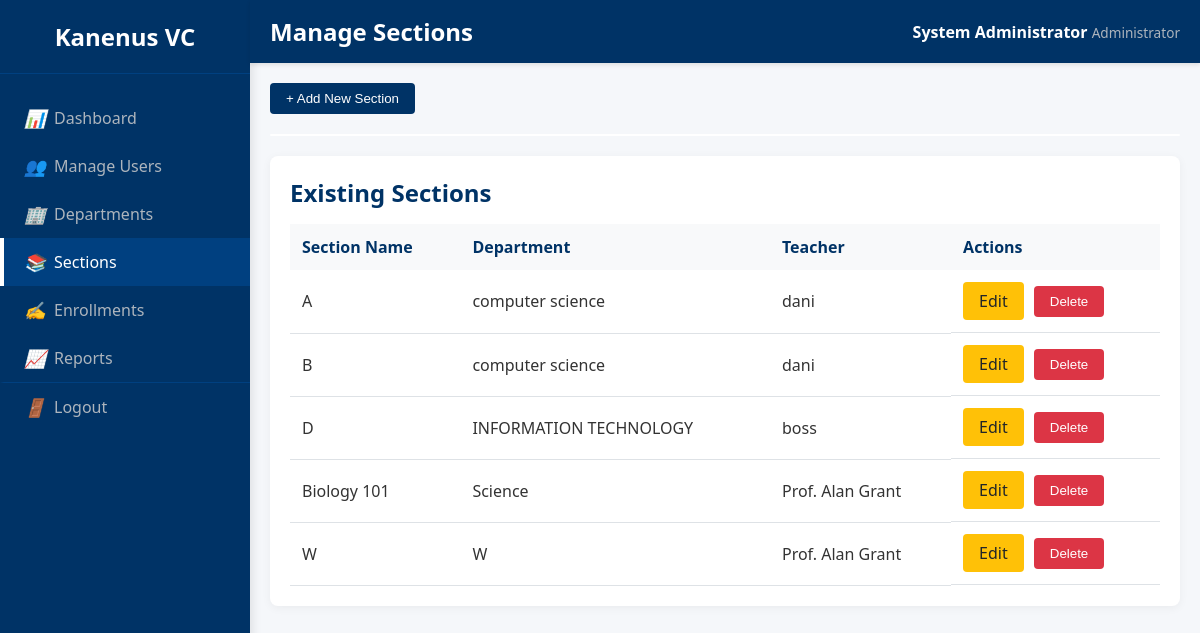
Screenshot of /VCLS/admin/manage_sections.php (signed in) with the database file from the repository.
### tables this page shows
CREATE TABLE `sections` (
  `id` int(11) NOT NULL,
  `name` varchar(100) NOT NULL,
  `department_id` int(11) NOT NULL,
  `teacher_id` int(11) DEFAULT NULL
);

CREATE TABLE `departments` (
  `id` int(11) NOT NULL,
  `name` varchar(100) NOT NULL
);

CREATE TABLE `users` (
  `id` int(11) NOT NULL,
  `username` varchar(50) NOT NULL,
  `password` varchar(255) NOT NULL,
  `full_name` varchar(100) NOT NULL,
  `role` enum('admin','teacher','student') NOT NULL,
  `created_at` timestamp NOT NULL DEFAULT current_timestamp(),
  `gender` enum('male','female','other','not_specified') NOT NULL DEFAULT 'not_specified'
);

### VCLS/admin/manage_sections.php (the view, shortened to what this page needs)
<?php
$page_title = 'Manage Sections';
require_once '../includes/db_connect.php';
$sections_sql = "SELECT s.id, s.name AS section_name, d.name AS department_name, u.full_name AS teacher_name FROM sections s LEFT JOIN departments d ON s.department_id = d.id LEFT JOIN users u ON s.teacher_id = u.id ORDER BY department_name, section_name";
$sections_result = $conn->query($sections_sql);
?>
<button id="toggle-form-btn" class="btn toggle-form-button">
    <span class="plus-icon">+</span> Add New Section
</button>
<div id="add-section-form-container">
    <div class="form-container" style="box-shadow:none; margin:0; max-width:none;">
    </div>
</div>
<div class="table-container-dash">
    <h2>Existing Sections</h2>
    <table>
        <thead><tr><th>Section Name</th><th>Department</th><th>Teacher</th><th>Actions</th></tr></thead>
        <tbody>
            <?php if ($sections_result && $sections_result->num_rows > 0): ?>
                <?php while($row = $sections_result->fetch_assoc()): ?>
                    <tr>
                        <td><?php echo htmlspecialchars($row['section_name']); ?></td>
                        <td><?php echo htmlspecialchars($row['department_name']); ?></td>
                        <td><?php echo htmlspecialchars($row['teacher_name'] ?? 'Not Assigned'); ?></td>
                        <td class="actions-cell">
                            <a href="edit_section.php?id=<?php echo $row['id']; ?>" class="btn btn-edit">Edit</a>
                            <form action="manage_sections.php" method="post" onsubmit="return confirm('Are you sure? This action cannot be undone.');">
                                <button type="submit" name="delete_section" class="btn btn-delete">Delete</button>
                            </form>
                        </td>
                    </tr>
                <?php endwhile; ?>
            <?php else: ?>
                <tr><td colspan="4">No sections found.</td></tr>
            <?php endif; ?>
        </tbody>
    </table>
</div>
<?php
$page_content = ob_get_clean();
require 'includes/admin_template.php';
?>

### VCLS/admin/includes/admin_template.php (shortened to what this page needs)
<?php
$page_title = $page_title ?? 'Admin Panel';
?>
<!DOCTYPE html>
<html lang="en">
<head>
    <link rel="stylesheet" href="/VCLS/assets/css/dashboard.css">
</head>
<body>
    <div class="dashboard-container">
        <?php include __DIR__ . '/admin_sidebar.php'; ?>
        <main class="main-content">
            <?php include __DIR__ . '/admin_header.php'; ?>
            <div class="page-content">
                <?php if (isset($page_content)) { echo $page_content; } ?>
            </div>
        </main>
    </div>
</body>
</html>

### VCLS/admin/includes/admin_sidebar.php (shortened to what this page needs)
<?php
$current_page = basename($_SERVER['PHP_SELF']);
?>
<aside class="sidebar">
    <div class="sidebar-header">
        <h2>Kanenus VC</h2>
    </div>
    <nav class="sidebar-nav">
        <a href="/VCLS/admin/admin_dashboard.php" class="nav-link <?php echo ($current_page == 'admin_dashboard.php') ? 'active' : ''; ?>">
            <i class="icon-dashboard"></i> Dashboard
        </a>
        <a href="/VCLS/admin/manage_users.php" class="nav-link <?php echo ($current_page == 'manage_users.php' || $current_page == 'edit_user.php') ? 'active' : ''; ?>">
            <i class="icon-users"></i> Manage Users
        </a>
        <a href="/VCLS/admin/manage_departments.php" class="nav-link <?php echo ($current_page == 'manage_departments.php' || $current_page == 'edit_department.php') ? 'active' : ''; ?>">
            <i class="icon-departments"></i> Departments
        </a>
        <a href="/VCLS/admin/manage_sections.php" class="nav-link <?php echo ($current_page == 'manage_sections.php' || $current_page == 'edit_section.php') ? 'active' : ''; ?>">
            <i class="icon-sections"></i> Sections
        </a>
        <a href="/VCLS/admin/enroll_students.php" class="nav-link <?php echo ($current_page == 'enroll_students.php') ? 'active' : ''; ?>">
            <i class="icon-enroll"></i> Enrollments
        </a>
        <a href="/VCLS/admin/reports.php" class="nav-link <?php echo ($current_page == 'reports.php') ? 'active' : ''; ?>">
            <i class="icon-reports"></i> Reports
        </a>
        <a href="/VCLS/logout.php" class="nav-link nav-logout">
            <i class="icon-logout"></i> Logout
        </a>
    </nav>
</aside>

### VCLS/admin/includes/admin_header.php (shortened to what this page needs)
<header class="main-header">
    <h1><?php echo htmlspecialchars($page_title ?? 'Admin Panel'); ?></h1>
    <div class="user-info">
        <span class="user-name"><?php echo htmlspecialchars($_SESSION['full_name'] ?? $_SESSION['username']); ?></span>
        <span class="user-role">Administrator</span>
    </div>
</header>

### VCLS/assets/css/dashboard.css (style rules this page uses)
body { margin: 0; padding: 0; background-color: #f5f7fa; color: #333; font-family: 'Segoe UI', Tahoma, Geneva, Verdana, sans-serif; }
.dashboard-container { display: flex; min-height: 100vh; }
.sidebar { width: 250px; background-color: #003366; color: white; flex-shrink: 0; display: flex; flex-direction: column; box-shadow: 2px 0 10px rgba(0,0,0,0.1); }
.sidebar-header { padding: 20px; text-align: center; border-bottom: 1px solid #004080; }
.sidebar-header h2 { margin: 0; color: #fff; font-size: 1.5em; }
.sidebar-nav { flex-grow: 1; padding-top: 20px; }
.nav-link { display: flex; align-items: center; padding: 12px 20px; color: #adb5bd; text-decoration: none; transition: all 0.3s; border-left: 4px solid transparent; }
.nav-link:hover, .nav-link.active { background-color: #004080; color: white; border-left-color: #ffffff; }
.nav-link i { margin-right: 10px; font-size: 1.1em; width: 20px; text-align: center; }
.nav-logout { margin-top: auto; border-top: 1px solid #004080; }
.main-content { flex-grow: 1; padding: 0; display: flex; flex-direction: column; }
.main-header { background-color: #003366; color: white; padding: 15px 20px; box-shadow: 0 2px 4px rgba(0, 0, 0, 0.1); display: flex; justify-content: space-between; align-items: center; }
.main-header h1 { color: white; font-size: 1.5rem; margin: 0; }
.user-info { text-align: right; }
.user-info .user-name { font-weight: 600; color: white; }
.user-info .user-role { font-size: 0.85em; color: #adb5bd; }
.page-content { flex-grow: 1; padding: 20px; overflow-y: auto; }
.table-container-dash { background-color: #ffffff; border-radius: 8px; padding: 20px; box-shadow: 0 2px 10px rgba(0,0,0,0.05); }
.table-container-dash h2 { color: #003366; margin-top: 0; margin-bottom: 15px; }
.table-container-dash table { width: 100%; border-collapse: collapse; }
.table-container-dash th { background-color: #f8f9fa; color: #003366; padding: 12px; text-align: left; }
.table-container-dash td { padding: 12px; border-bottom: 1px solid #dee2e6; }
.btn { display: inline-block; padding: 8px 16px; background-color: #003366; color: white; border: none; border-radius: 4px; cursor: pointer; text-decoration: none; transition: background-color 0.3s; }
.btn-delete { background-color: #dc3545; }
.btn-edit { background-color: #ffc107; color: #212529; }
.icon-dashboard::before { content: "📊"; }
.icon-users::before { content: "👥"; }
.icon-departments::before { content: "🏢"; }
.icon-sections::before { content: "📚"; }
.icon-enroll::before { content: "✍️"; }
.icon-logout::before { content: "🚪"; }
.icon-reports::before { content: "📈"; }
.form-container { max-width: 700px; margin: 0 auto; background-color: #ffffff; padding: 25px 30px; border-radius: 8px; box-shadow: 0 4px 15px rgba(0,0,0,0.07); border: 1px solid #e9ecef; }

### VCLS/admin/manage_sections.php (style rules this page uses)
.actions-cell { display: flex; gap: 10px; align-items: center; }
.actions-cell form { margin: 0; }
#add-section-form-container { max-height: 0; overflow: hidden; transition: max-height 0.5s ease-out; border: 1px solid transparent; border-radius: 8px; background-color: #fff; margin-bottom: 20px; }
.toggle-form-button { margin-bottom: 20px; display: inline-block; font-weight: 500; }

### rows the page displays
sections: name "A", department.name "computer science", teacher.full_name "dani"
sections: name "B", department.name "computer science", teacher.full_name "dani"
sections: name "D", department.name "INFORMATION TECHNOLOGY", teacher.full_name "boss"
sections: name "Biology 101", department.name "Science", teacher.full_name "Prof. Alan Grant"
sections: name "W", department.name "W", teacher.full_name "Prof. Alan Grant"

### other values shown
$page_title "Manage Sections"
$_SESSION['full_name'] "System Administrator"
